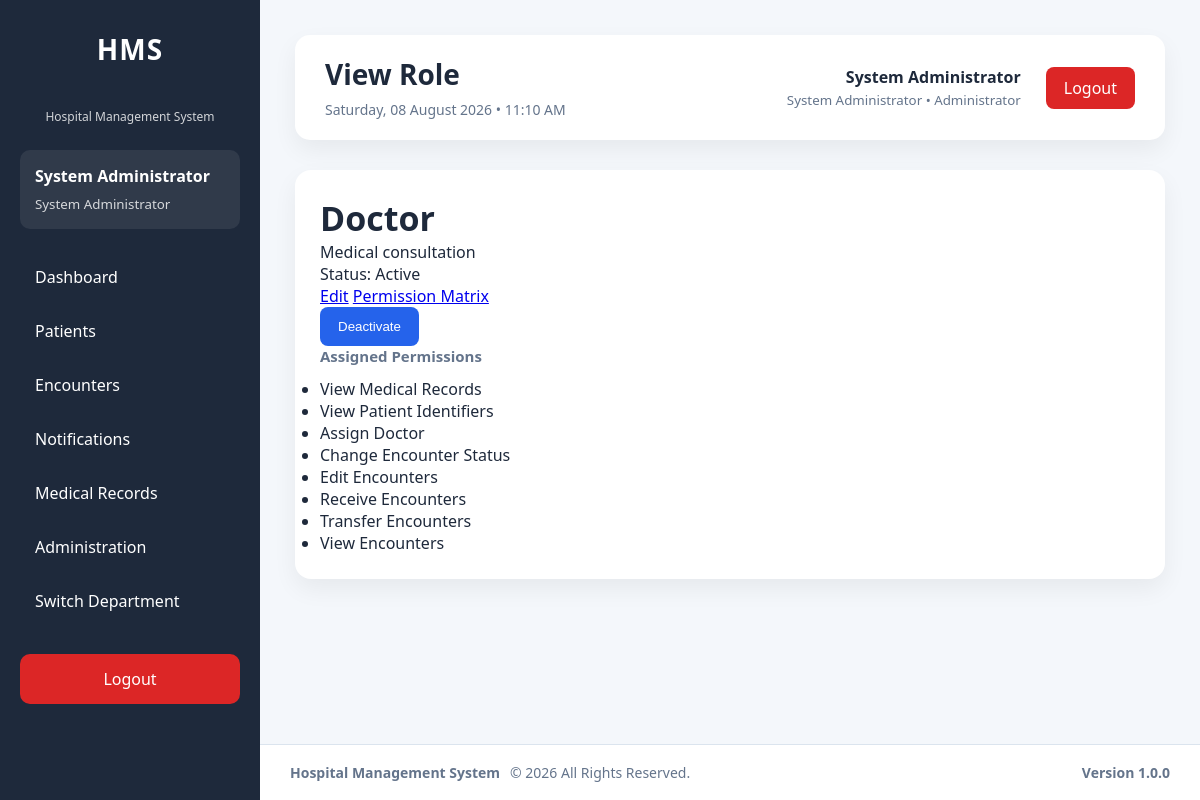
/modules/administration/roles/view.php?id=4 (signed in), run on an earlier commit of the app's database.
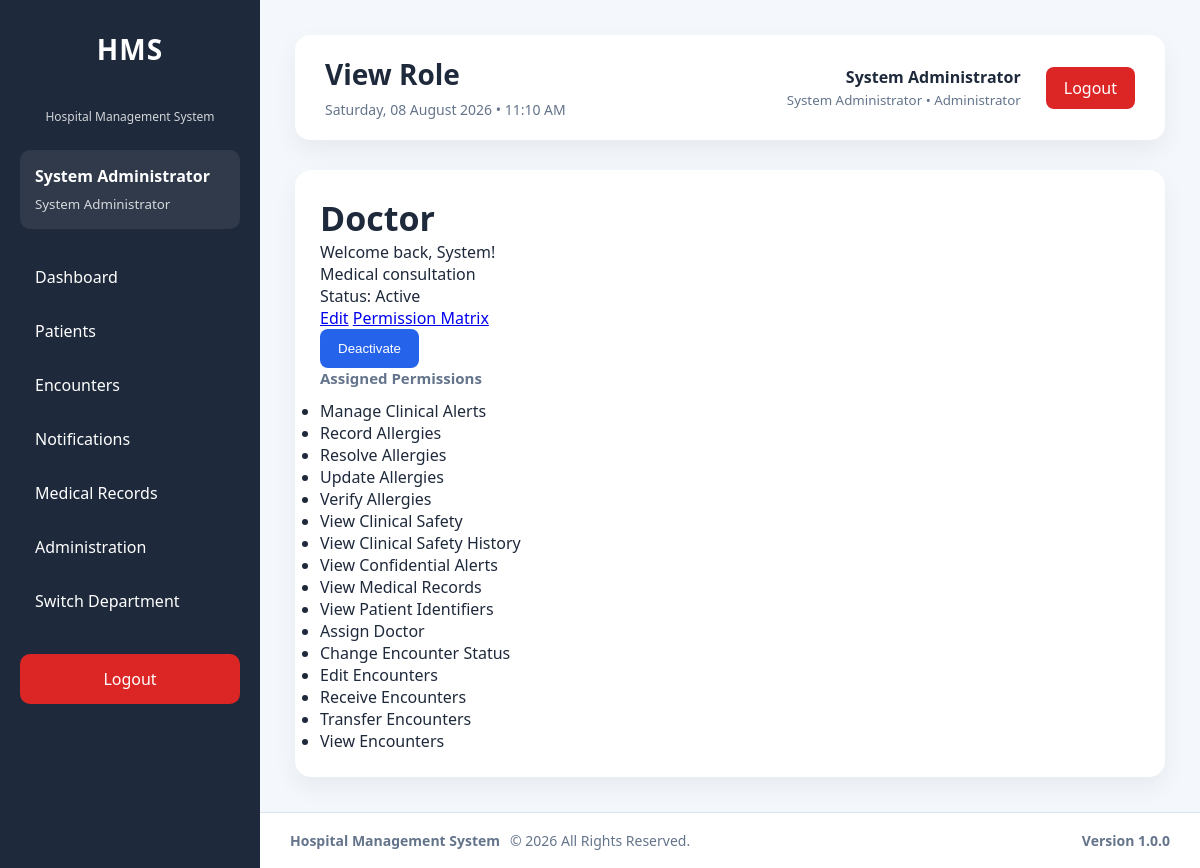
And on a later commit of the database.
### tables this page shows
CREATE TABLE `permissions` (
  `id` int(11) NOT NULL AUTO_INCREMENT,
  `permission_key` varchar(100) NOT NULL,
  `permission_name` varchar(150) NOT NULL,
  `module` varchar(100) NOT NULL,
  `description` text DEFAULT NULL,
  `is_active` tinyint(1) NOT NULL DEFAULT 1,
  `created_at` timestamp NOT NULL DEFAULT current_timestamp(),
  `updated_at` timestamp NULL DEFAULT NULL ON UPDATE current_timestamp(),
  PRIMARY KEY (`id`),
  UNIQUE KEY `uq_permissions_key` (`permission_key`),
  KEY `idx_permissions_module` (`module`),
  KEY `idx_permissions_active` (`is_active`)
);

### modules/administration/partials/bootstrap.php (called while the page is built, shortened)
<?php
require_once __DIR__ . '/../../../config/auth.php';
require_once __DIR__ . '/../../../config/database.php';
require_once __DIR__ . '/../../../config/helpers.php';
require_once __DIR__ . '/../../../services/RoleService.php';
require_once __DIR__ . '/../../../services/PermissionService.php';
require_once __DIR__ . '/../../../services/UserDepartmentService.php';
$permissionService = new PermissionService($pdo);
$roleService = new RoleService($pdo);

### services/RoleService.php (called while the page is built, shortened)
<?php
class RoleService
{
    private PDO $pdo;
    public function __construct(PDO $pdo)
    {
        $this->pdo = $pdo;
    }
    public function getRole(int $roleId): ?array
    {
        $stmt = $this->pdo->prepare('
            SELECT id, role_name, description, is_active, created_at, updated_at
            FROM roles
            WHERE id = :id
            LIMIT 1
        ');
        $stmt->execute([':id' => $roleId]);
        $role = $stmt->fetch(PDO::FETCH_ASSOC);
        return $role ?: null;
    }
}

### config/helpers.php (called while the page is built, shortened)
<?php
function e($value): string
{
    return htmlspecialchars(
        (string)$value,
        ENT_QUOTES,
        'UTF-8'
    );
}

### services/PermissionService.php (called while the page is built, shortened)
<?php
class PermissionService
{
    private PDO $pdo;
    public function __construct(PDO $pdo, ?SettingsService $settingsService = null)
    {
        $this->pdo = $pdo;
    }
    public function getRolePermissions(int $roleId): array
    {
        $stmt = $this->pdo->prepare('
            SELECT p.id, p.permission_key, p.permission_name, p.module,
                   p.description, p.is_active
            FROM permissions p
            INNER JOIN role_permissions rp ON rp.permission_id = p.id
            WHERE rp.role_id = :role_id
            ORDER BY p.module, p.permission_name
        ');
        $stmt->execute([':role_id' => $roleId]);
        return $stmt->fetchAll(PDO::FETCH_ASSOC);
    }
}

### modules/administration/roles/view.php (the view, shortened to what this page needs)
<?php
require_once __DIR__ . '/../partials/bootstrap.php';
$roleId = (int)($_GET['id'] ?? 0);
$role = $roleService->getRole($roleId);
$permissions = $permissionService->getRolePermissions($roleId);
$success = $_SESSION['success_message'] ?? null;
require_once __DIR__ . '/../../../layouts/header.php';
require_once __DIR__ . '/../../../layouts/sidebar.php';
?>
<main class="content">
    <?php require_once __DIR__ . '/../../../layouts/navbar.php'; ?>
    <section class="card">
        <h2><?= e($role['role_name']) ?></h2>
        <?php if ($success): ?><p class="alert alert-success"><?= e($success) ?></p><?php endif; ?>
        <p><?= e((string)$role['description']) ?></p>
        <p>Status: <?= !empty($role['is_active']) ? 'Active' : 'Inactive' ?></p>
        <p><a class="btn-primary" href="edit.php?id=<?= $roleId ?>">Edit</a> <a href="../permissions/matrix.php?role_id=<?= $roleId ?>">Permission Matrix</a></p>
        <form method="POST" action="action.php">
            <button name="action" value="<?= !empty($role['is_active']) ? 'deactivate' : 'activate' ?>">
                <?= !empty($role['is_active']) ? 'Deactivate' : 'Activate' ?>
            </button>
        </form>
        <h3>Assigned Permissions</h3>
        <ul><?php foreach ($permissions as $permission): ?><li><?= e($permission['permission_name']) ?></li><?php endforeach; ?></ul>
    </section>
</main>
<?php require_once __DIR__ . '/../../../layouts/footer.php'; ?>

What changed in the data, as far as the page shows it:
added permissions: permission_name "Manage Clinical Alerts"
added permissions: permission_name "Record Allergies"
added permissions: permission_name "Resolve Allergies"
added permissions: permission_name "Update Allergies"
added permissions: permission_name "Verify Allergies"
added permissions: permission_name "View Clinical Safety"
added permissions: permission_name "View Clinical Safety History"
added permissions: permission_name "View Confidential Alerts"
Also different on the page:
$success: (not shown) → "Welcome back, System!"
